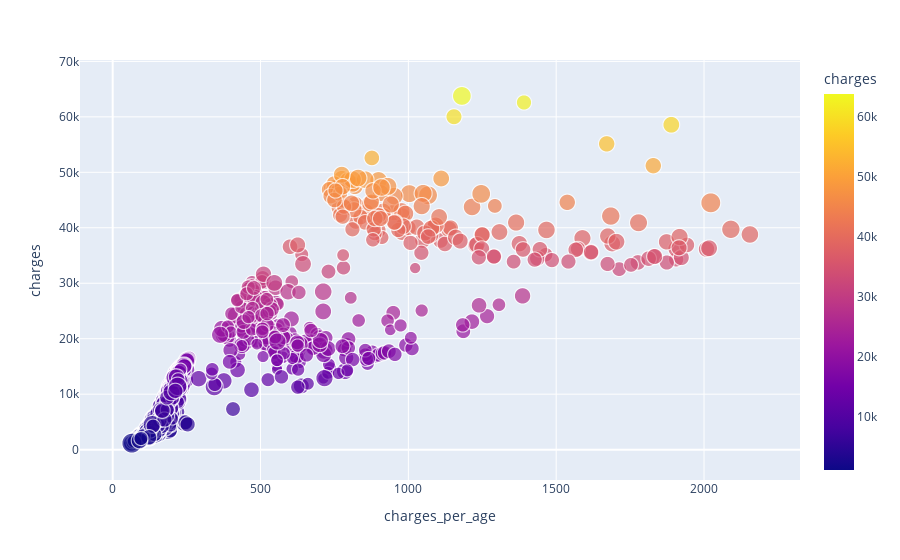

Source (notebook cell):
### Markdown cell above
Here, we show the plot of the traget and new extracted feature

### Code cell
fig = px.scatter(
    medical_df,
    x="charges_per_age",
    y="charges",
    color="charges",
    size="bmi",
    hover_data=["bmi"],
)

fig.show()

### Figure 1 — Plotly figure (JSON) as saved in the notebook; plotly's stock layout.template omitted (floating-point values rounded to 4 significant figures; data arrays with more than 128 entries replaced by an {"elided": "..."} marker saying what was removed)
{"data": [{"customdata": {"elided": "1337x1 float values"}, "hoverlabel": {"namelength": 0}, "hovertemplate": "charges_per_age=%{x}<br>charges=%{marker.color}<br>bmi=%{customdata[0]}", "legendgroup": "", "marker": {"color": {"elided": "1337 float values"}, "coloraxis": "coloraxis", "size": {"elided": "1337 float values"}, "sizemode": "area", "sizeref": 0.1328, "symbol": "circle"}, "mode": "markers", "name": "", "showlegend": false, "type": "scattergl", "x": {"elided": "1337 float values"}, "xaxis": "x", "y": {"elided": "1337 float values"}, "yaxis": "y"}], "layout": {"coloraxis": {"colorbar": {"title": {"text": "charges"}}, "colorscale": [[0, "#0d0887"], [0.1111, "#46039f"], [0.2222, "#7201a8"], [0.3333, "#9c179e"], [0.4444, "#bd3786"], [0.5556, "#d8576b"], [0.6667, "#ed7953"], [0.7778, "#fb9f3a"], [0.8889, "#fdca26"], [1, "#f0f921"]]}, "legend": {"itemsizing": "constant", "tracegroupgap": 0}, "margin": {"t": 60}, "xaxis": {"anchor": "y", "domain": [0, 1], "title": {"text": "charges_per_age"}}, "yaxis": {"anchor": "x", "domain": [0, 1], "title": {"text": "charges"}}}}
